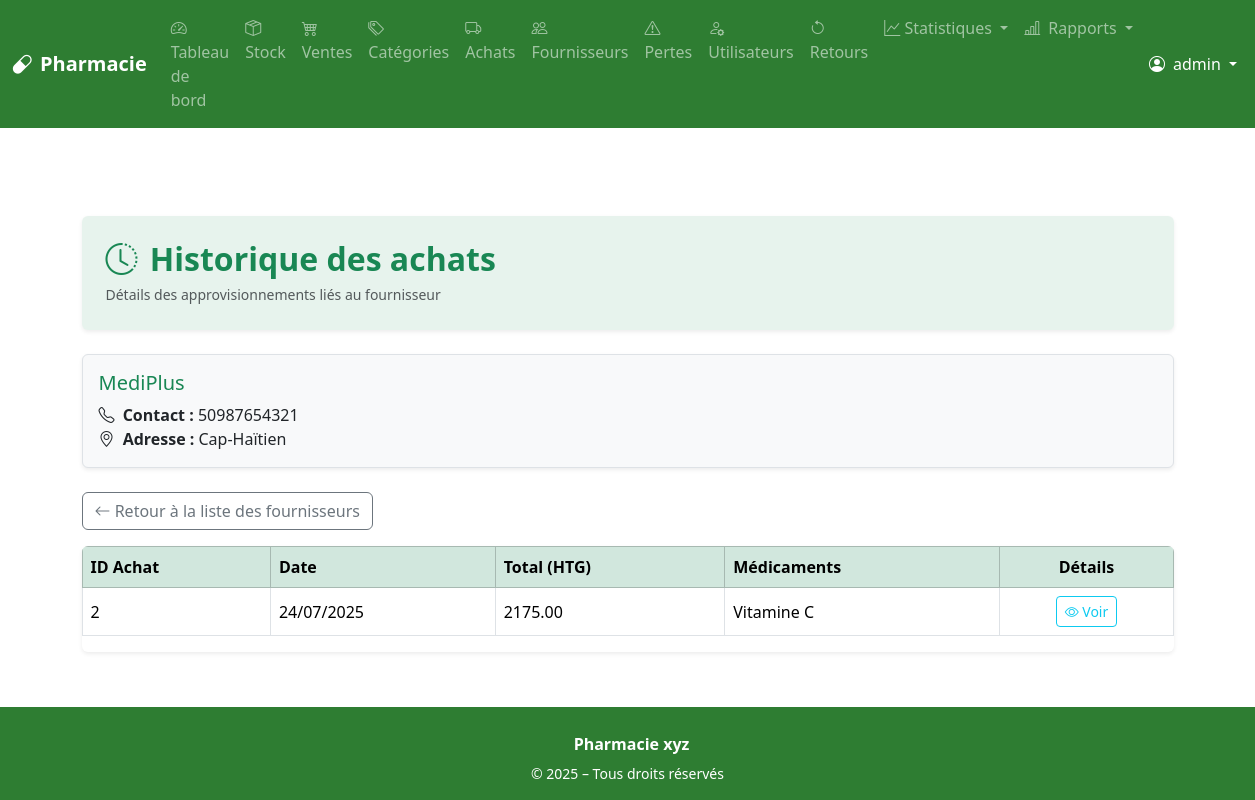
The page /suppliers/2/purchases (signed in) on the database as committed earlier.
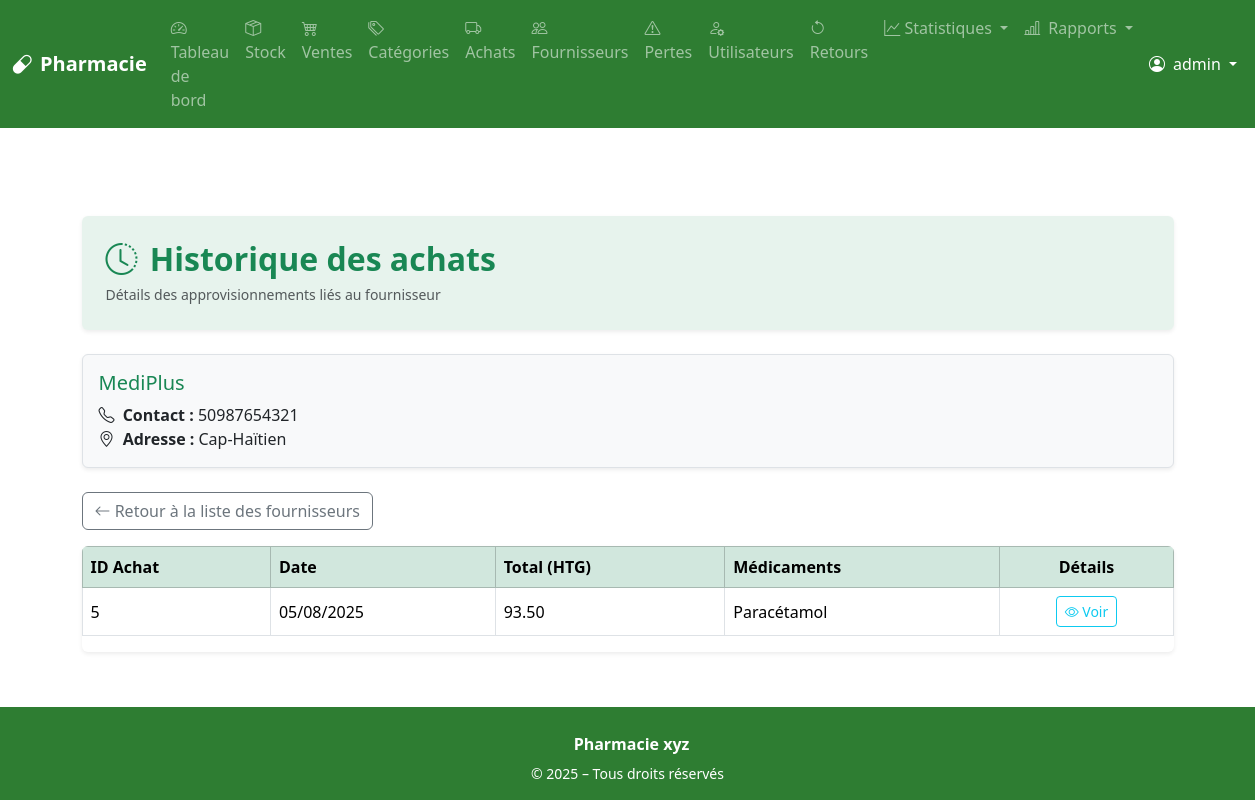
The same page on the database as committed later.
### app/models.py (models this page shows, shortened)
class Purchase(db.Model):
    id = db.Column(db.Integer, primary_key=True)
    supplier_id = db.Column(db.Integer, db.ForeignKey('supplier.id'), nullable=False)
    purchase_date = db.Column(db.DateTime, default=datetime.utcnow)
    commentaire = db.Column(db.Text, nullable=True)
    supplier = db.relationship('Supplier', back_populates='purchases')
    items = db.relationship('PurchaseItem', back_populates='purchase', cascade='all, delete-orphan')
    @property
    def total_amount(self):
        return sum(item.total_price for item in self.items or [])
    @property
    def medications(self):
        return [item.drug.name for item in self.items if item.drug]

class PurchaseItem(db.Model):
    id = db.Column(db.Integer, primary_key=True)
    purchase_id = db.Column(db.Integer, db.ForeignKey('purchase.id'), nullable=False)
    drug_id = db.Column(db.Integer, db.ForeignKey('drug.id'), nullable=False)
    quantity = db.Column(db.Integer, nullable=False)
    unit_price = db.Column(db.Float, nullable=False)
    purchase = db.relationship('Purchase', back_populates='items')
    drug = db.relationship('Drug', back_populates='purchase_items')
    @property
    def total_price(self):
        return self.quantity * self.unit_price

class Drug(db.Model):
    id = db.Column(db.Integer, primary_key=True)
    name = db.Column(db.String(100), nullable=False)
    unit = db.Column(db.String(30))  # comprimé, flacon, etc.
    price = db.Column(db.Float, nullable=False)
    expiration_date = db.Column(db.Date, nullable=False)
    commentaire = db.Column(db.Text, nullable=True)
    category_id = db.Column(db.Integer, db.ForeignKey('category.id'), nullable=True)
    category = db.relationship('Category', back_populates='drugs')
    sales = db.relationship('SaleItem', back_populates='drug')
    losses = db.relationship('LossRecord', back_populates='drug')
    purchase_items = db.relationship('PurchaseItem', back_populates='drug')

### app/routes/supplier.py (the view)
@bp.route('/<int:supplier_id>/purchases')
@login_required
@staff_required
def supplier_purchases(supplier_id):
    supplier = Supplier.query.get_or_404(supplier_id)
    purchases = supplier.purchases
    return render_template('suppliers/purchases.html', supplier=supplier, purchases=purchases)

### app/routes/auth.py (called while the page is built)
@login_manager.user_loader
def load_user(user_id):
    return User.query.get(int(user_id))

### app/routes/supplier.py (called while the page is built)
def staff_required(f):
    from functools import wraps
    @wraps(f)
    def decorated_function(*args, **kwargs):
        if not current_user.is_authenticated or current_user.role not in ['admin', 'pharmacien']:
            abort(403)
        return f(*args, **kwargs)
    return decorated_function

### app/templates/suppliers/purchases.html (shortened to what this page needs)
{% extends 'base.html' %}
{% block content %}
<div class="container mt-5">
  <div class="bg-success bg-opacity-10 p-4 rounded mb-4 shadow-sm">
    <h2 class="text-success fw-bold mb-1"><i class="bi bi-clock-history me-1"></i>  Historique des achats</h2>
    <small class="text-muted">Détails des approvisionnements liés au fournisseur</small>
  </div>
  <div class="mb-4 p-3 bg-light rounded shadow-sm border">
    <h5 class="mb-2 text-success">{{ supplier.name }}</h5>
    <ul class="list-unstyled mb-0">
      {% if supplier.contact %}
      <li><strong><i class="bi bi-telephone me-1"></i> Contact :</strong> {{ supplier.contact }}</li>
      {% endif %}
      {% if supplier.address %}
      <li><strong><i class="bi bi-geo-alt me-1"></i> Adresse :</strong> {{ supplier.address }}</li>
      {% endif %}
    </ul>
  </div>
  <div class="mb-3">
    <a href="{{ url_for('supplier.list_suppliers') }}" class="btn btn-outline-secondary">
      <i class="bi bi-arrow-left"></i> Retour à la liste des fournisseurs
    </a>
  </div>
  {% if purchases %}
    <div class="table-responsive shadow-sm rounded">
      <table class="table table-bordered table-hover align-middle">
        <thead class="table-success">
          <tr>
            <th>ID Achat</th>
            <th>Date</th>
            <th>Total (HTG)</th>
            <th>Médicaments</th>
            <th class="text-center">Détails</th>
          </tr>
        </thead>
        <tbody>
          {% for purchase in purchases %}
          <tr>
            <td>{{ purchase.id }}</td>
            <td>{{ purchase.purchase_date.strftime('%d/%m/%Y') }}</td>
            <td>{{ '%.2f'|format(purchase.total_amount) }}</td>
            <td>
              {% if purchase.medications %}
                {{ purchase.medications|join(', ') }}
              {% else %}
                <span class="text-muted">—</span>
              {% endif %}
            </td>
            <td class="text-center">
              <a href="{{ url_for('purchase.view_purchase', purchase_id=purchase.id) }}" class="btn btn-sm btn-outline-info">
                <i class="bi bi-eye"></i> Voir
              </a>
            </td>
          </tr>
          {% endfor %}
        </tbody>
      </table>
    </div>
  {% else %}
    <div class="alert alert-info">
      Aucun achat enregistré pour ce fournisseur.
    </div>
  {% endif %}
</div>
{% endblock %}

Rows that differ between the two databases and show on the page:
removed Purchase: id "2", purchase_date "24/07/2025", medications "Vitamine C"
removed PurchaseItem: total_amount "2175.00"
added Purchase: id "5", purchase_date "05/08/2025", medications "Paracétamol"
added PurchaseItem: total_amount "93.50"
